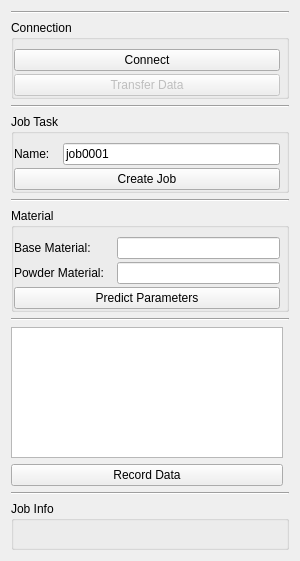
<?xml version="1.0" encoding="UTF-8"?>
<ui version="4.0">
 <class>Form</class>
 <widget class="QWidget" name="Form">
  <property name="geometry">
   <rect>
    <x>0</x>
    <y>0</y>
    <width>300</width>
    <height>561</height>
   </rect>
  </property>
  <property name="windowTitle">
   <string>Form</string>
  </property>
  <layout class="QGridLayout" name="gridLayout">
   <item row="18" column="0">
    <widget class="QTextEdit" name="txtOutput"/>
   </item>
   <item row="5" column="0" colspan="2">
    <widget class="Line" name="line_5">
     <property name="orientation">
      <enum>Qt::Horizontal</enum>
     </property>
    </widget>
   </item>
   <item row="21" column="0" colspan="2">
    <widget class="Line" name="line_3">
     <property name="orientation">
      <enum>Qt::Horizontal</enum>
     </property>
    </widget>
   </item>
   <item row="4" column="0" colspan="2">
    <widget class="QGroupBox" name="grpJob">
     <property name="title">
      <string>Job Task</string>
     </property>
     <layout class="QGridLayout" name="gridLayout_3">
      <property name="leftMargin">
       <number>0</number>
      </property>
      <property name="topMargin">
       <number>9</number>
      </property>
      <property name="rightMargin">
       <number>6</number>
      </property>
      <property name="bottomMargin">
       <number>0</number>
      </property>
      <property name="spacing">
       <number>3</number>
      </property>
      <item row="1" column="0" colspan="2">
       <widget class="QPushButton" name="btnJob">
        <property name="text">
         <string>Create Job</string>
        </property>
       </widget>
      </item>
      <item row="0" column="1">
       <widget class="QLineEdit" name="txtJobName">
        <property name="text">
         <string>job0001</string>
        </property>
       </widget>
      </item>
      <item row="0" column="0">
       <widget class="QLabel" name="lblJobName">
        <property name="text">
         <string>Name:   </string>
        </property>
       </widget>
      </item>
     </layout>
    </widget>
   </item>
   <item row="6" column="0" colspan="2">
    <widget class="QGroupBox" name="grpMaterial">
     <property name="title">
      <string>Material</string>
     </property>
     <layout class="QFormLayout" name="formLayout">
      <property name="fieldGrowthPolicy">
       <enum>QFormLayout::AllNonFixedFieldsGrow</enum>
      </property>
      <property name="horizontalSpacing">
       <number>3</number>
      </property>
      <property name="verticalSpacing">
       <number>3</number>
      </property>
      <property name="leftMargin">
       <number>0</number>
      </property>
      <property name="topMargin">
       <number>9</number>
      </property>
      <property name="rightMargin">
       <number>6</number>
      </property>
      <property name="bottomMargin">
       <number>0</number>
      </property>
      <item row="1" column="0">
       <widget class="QLabel" name="lblBaseMaterial">
        <property name="text">
         <string>Base Material: </string>
        </property>
       </widget>
      </item>
      <item row="1" column="1">
       <widget class="QLineEdit" name="txtBaseMaterial"/>
      </item>
      <item row="2" column="0">
       <widget class="QLabel" name="lblPowderMaterial">
        <property name="text">
         <string>Powder Material:   </string>
        </property>
       </widget>
      </item>
      <item row="2" column="1">
       <widget class="QLineEdit" name="txtPowderMaterial"/>
      </item>
      <item row="3" column="0" colspan="2">
       <widget class="QPushButton" name="btnPredict">
        <property name="text">
         <string>Predict Parameters</string>
        </property>
       </widget>
      </item>
     </layout>
    </widget>
   </item>
   <item row="22" column="0" colspan="2">
    <widget class="QGroupBox" name="grpInfo">
     <property name="title">
      <string>Job Info</string>
     </property>
     <layout class="QGridLayout" name="gridLayout_5">
      <property name="leftMargin">
       <number>0</number>
      </property>
      <property name="topMargin">
       <number>6</number>
      </property>
      <property name="rightMargin">
       <number>6</number>
      </property>
      <property name="bottomMargin">
       <number>6</number>
      </property>
      <item row="0" column="0">
       <widget class="QLabel" name="lblInfo">
        <property name="text">
         <string/>
        </property>
       </widget>
      </item>
     </layout>
    </widget>
   </item>
   <item row="1" column="0" colspan="2">
    <widget class="QGroupBox" name="grpConnection">
     <property name="title">
      <string>Connection</string>
     </property>
     <layout class="QGridLayout" name="gridLayout_2">
      <property name="leftMargin">
       <number>0</number>
      </property>
      <property name="topMargin">
       <number>9</number>
      </property>
      <property name="rightMargin">
       <number>6</number>
      </property>
      <property name="bottomMargin">
       <number>0</number>
      </property>
      <property name="spacing">
       <number>3</number>
      </property>
      <item row="5" column="0" colspan="2">
       <widget class="QPushButton" name="btnConnect">
        <property name="text">
         <string>Connect</string>
        </property>
       </widget>
      </item>
      <item row="6" column="0" colspan="2">
       <widget class="QPushButton" name="btnTransfer">
        <property name="enabled">
         <bool>false</bool>
        </property>
        <property name="text">
         <string>Transfer Data</string>
        </property>
       </widget>
      </item>
     </layout>
    </widget>
   </item>
   <item row="3" column="0" colspan="2">
    <widget class="Line" name="line">
     <property name="orientation">
      <enum>Qt::Horizontal</enum>
     </property>
    </widget>
   </item>
   <item row="17" column="0" colspan="2">
    <widget class="Line" name="line_4">
     <property name="orientation">
      <enum>Qt::Horizontal</enum>
     </property>
    </widget>
   </item>
   <item row="0" column="0" colspan="2">
    <widget class="Line" name="line_2">
     <property name="orientation">
      <enum>Qt::Horizontal</enum>
     </property>
    </widget>
   </item>
   <item row="19" column="0">
    <widget class="QPushButton" name="btnRecord">
     <property name="text">
      <string>Record Data</string>
     </property>
    </widget>
   </item>
  </layout>
 </widget>
 <resources/>
 <connections/>
</ui>
